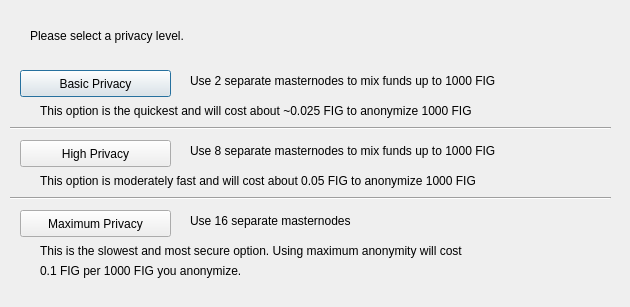
<?xml version="1.0" encoding="UTF-8"?>
<ui version="4.0">
 <class>DarksendConfig</class>
 <widget class="QDialog" name="DarksendConfig">
  <property name="geometry">
   <rect>
    <x>0</x>
    <y>0</y>
    <width>630</width>
    <height>307</height>
   </rect>
  </property>
  <property name="windowTitle">
   <string>Configure PrivateSend</string>
  </property>
  <widget class="QPushButton" name="buttonBasic">
   <property name="geometry">
    <rect>
     <x>20</x>
     <y>70</y>
     <width>151</width>
     <height>27</height>
    </rect>
   </property>
   <property name="text">
    <string>Basic Privacy</string>
   </property>
  </widget>
  <widget class="QPushButton" name="buttonHigh">
   <property name="geometry">
    <rect>
     <x>20</x>
     <y>140</y>
     <width>151</width>
     <height>27</height>
    </rect>
   </property>
   <property name="text">
    <string>High Privacy</string>
   </property>
  </widget>
  <widget class="QPushButton" name="buttonMax">
   <property name="geometry">
    <rect>
     <x>20</x>
     <y>210</y>
     <width>151</width>
     <height>27</height>
    </rect>
   </property>
   <property name="text">
    <string>Maximum Privacy</string>
   </property>
  </widget>
  <widget class="QLabel" name="label">
   <property name="geometry">
    <rect>
     <x>30</x>
     <y>20</y>
     <width>571</width>
     <height>31</height>
    </rect>
   </property>
   <property name="text">
    <string>Please select a privacy level.</string>
   </property>
  </widget>
  <widget class="QLabel" name="label_2">
   <property name="geometry">
    <rect>
     <x>190</x>
     <y>70</y>
     <width>421</width>
     <height>21</height>
    </rect>
   </property>
   <property name="text">
    <string>Use 2 separate masternodes to mix funds up to 1000 FIG</string>
   </property>
  </widget>
  <widget class="QLabel" name="label_3">
   <property name="geometry">
    <rect>
     <x>190</x>
     <y>140</y>
     <width>411</width>
     <height>21</height>
    </rect>
   </property>
   <property name="text">
    <string>Use 8 separate masternodes to mix funds up to 1000 FIG</string>
   </property>
  </widget>
  <widget class="QLabel" name="label_4">
   <property name="geometry">
    <rect>
     <x>190</x>
     <y>210</y>
     <width>421</width>
     <height>21</height>
    </rect>
   </property>
   <property name="text">
    <string>Use 16 separate masternodes</string>
   </property>
  </widget>
  <widget class="QLabel" name="label_6">
   <property name="geometry">
    <rect>
     <x>40</x>
     <y>100</y>
     <width>561</width>
     <height>21</height>
    </rect>
   </property>
   <property name="text">
    <string>This option is the quickest and will cost about ~0.025 FIG to anonymize 1000 FIG</string>
   </property>
  </widget>
  <widget class="QLabel" name="label_7">
   <property name="geometry">
    <rect>
     <x>40</x>
     <y>170</y>
     <width>561</width>
     <height>21</height>
    </rect>
   </property>
   <property name="text">
    <string>This option is moderately fast and will cost about 0.05 FIG to anonymize 1000 FIG</string>
   </property>
  </widget>
  <widget class="QLabel" name="label_8">
   <property name="geometry">
    <rect>
     <x>40</x>
     <y>240</y>
     <width>561</width>
     <height>21</height>
    </rect>
   </property>
   <property name="text">
    <string>This is the slowest and most secure option. Using maximum anonymity will cost</string>
   </property>
  </widget>
  <widget class="QLabel" name="label_9">
   <property name="geometry">
    <rect>
     <x>40</x>
     <y>260</y>
     <width>561</width>
     <height>21</height>
    </rect>
   </property>
   <property name="text">
    <string>0.1 FIG per 1000 FIG you anonymize.</string>
   </property>
  </widget>
  <widget class="Line" name="line">
   <property name="geometry">
    <rect>
     <x>10</x>
     <y>120</y>
     <width>601</width>
     <height>16</height>
    </rect>
   </property>
   <property name="orientation">
    <enum>Qt::Horizontal</enum>
   </property>
  </widget>
  <widget class="Line" name="line_2">
   <property name="geometry">
    <rect>
     <x>10</x>
     <y>190</y>
     <width>601</width>
     <height>16</height>
    </rect>
   </property>
   <property name="orientation">
    <enum>Qt::Horizontal</enum>
   </property>
  </widget>
 </widget>
 <resources/>
 <connections/>
</ui>
